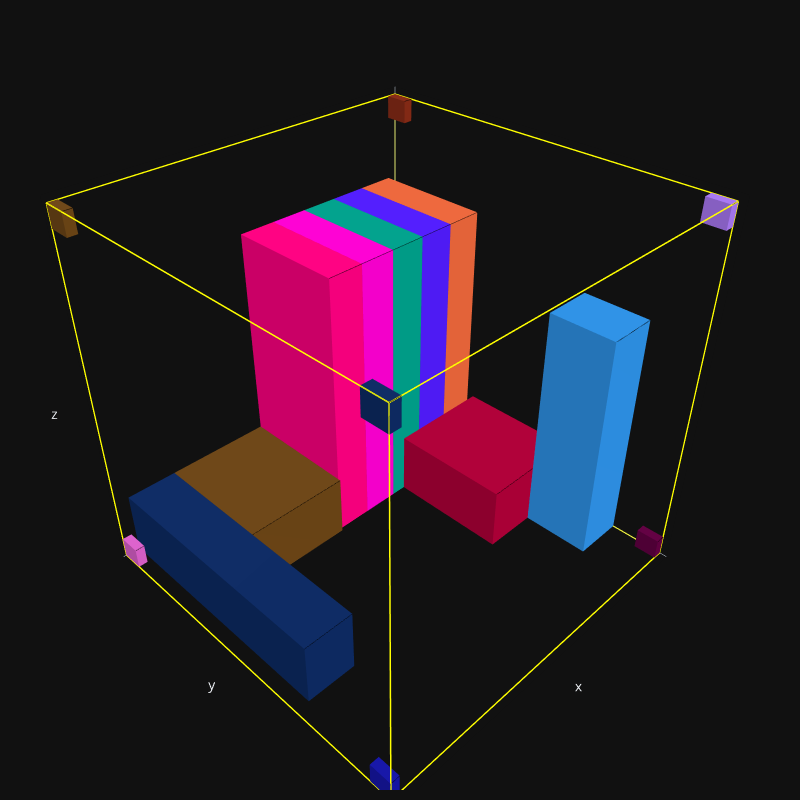

Write notebook code for a chart like this one.
### Code cell
box._plot()

### Figure 1 — Plotly figure (JSON) as saved in the notebook; plotly's stock layout.template omitted (floating-point values rounded to 4 significant figures)
{"data": [{"line": {"color": "yellow", "width": 3}, "mode": "lines", "type": "scatter3d", "x": [0, 590], "y": [0, 0], "z": [0, 0]}, {"line": {"color": "yellow", "width": 3}, "mode": "lines", "type": "scatter3d", "x": [0, 0], "y": [0, 244], "z": [0, 0]}, {"line": {"color": "yellow", "width": 3}, "mode": "lines", "type": "scatter3d", "x": [0, 0], "y": [0, 0], "z": [0, 259]}, {"line": {"color": "yellow", "width": 3}, "mode": "lines", "type": "scatter3d", "x": [590, 590], "y": [0, 244], "z": [0, 0]}, {"line": {"color": "yellow", "width": 3}, "mode": "lines", "type": "scatter3d", "x": [590, 590], "y": [0, 0], "z": [0, 259]}, {"line": {"color": "yellow", "width": 3}, "mode": "lines", "type": "scatter3d", "x": [0, 590], "y": [244, 244], "z": [0, 0]}, {"line": {"color": "yellow", "width": 3}, "mode": "lines", "type": "scatter3d", "x": [0, 0], "y": [244, 244], "z": [0, 259]}, {"line": {"color": "yellow", "width": 3}, "mode": "lines", "type": "scatter3d", "x": [590, 590], "y": [244, 244], "z": [0, 259]}, {"line": {"color": "yellow", "width": 3}, "mode": "lines", "type": "scatter3d", "x": [0, 590], "y": [0, 0], "z": [259, 259]}, {"line": {"color": "yellow", "width": 3}, "mode": "lines", "type": "scatter3d", "x": [0, 0], "y": [0, 244], "z": [259, 259]}, {"line": {"color": "yellow", "width": 3}, "mode": "lines", "type": "scatter3d", "x": [590, 590], "y": [0, 244], "z": [259, 259]}, {"line": {"color": "yellow", "width": 3}, "mode": "lines", "type": "scatter3d", "x": [0, 590], "y": [244, 244], "z": [259, 259]}, {"color": "#778AAE", "flatshading": true, "i": [1, 2, 5, 6, 1, 4, 3, 6, 1, 7, 0, 6], "j": [0, 3, 4, 7, 0, 5, 2, 7, 3, 5, 2, 4], "k": [2, 1, 6, 5, 4, 1, 6, 3, 7, 1, 6, 0], "opacity": 1, "type": "mesh3d", "x": [0, 15, 0, 15, 0, 15, 0, 15], "y": [0, 0, 15, 15, 0, 0, 15, 15], "z": [0, 0, 0, 0, 15, 15, 15, 15]}, {"line": {"color": "black", "width": 0}, "mode": "lines", "type": "scatter3d", "x": [0, 15], "y": [15, 15], "z": [15, 15]}, {"color": "#862A16", "flatshading": true, "i": [1, 2, 5, 6, 1, 4, 3, 6, 1, 7, 0, 6], "j": [0, 3, 4, 7, 0, 5, 2, 7, 3, 5, 2, 4], "k": [2, 1, 6, 5, 4, 1, 6, 3, 7, 1, 6, 0], "opacity": 1, "type": "mesh3d", "x": [0, 15, 0, 15, 0, 15, 0, 15], "y": [0, 0, 15, 15, 0, 0, 15, 15], "z": [244, 244, 244, 244, 259, 259, 259, 259]}, {"line": {"color": "black", "width": 0}, "mode": "lines", "type": "scatter3d", "x": [0, 15], "y": [15, 15], "z": [259, 259]}, {"color": "#A777F1", "flatshading": true, "i": [1, 2, 5, 6, 1, 4, 3, 6, 1, 7, 0, 6], "j": [0, 3, 4, 7, 0, 5, 2, 7, 3, 5, 2, 4], "k": [2, 1, 6, 5, 4, 1, 6, 3, 7, 1, 6, 0], "opacity": 1, "type": "mesh3d", "x": [0, 15, 0, 15, 0, 15, 0, 15], "y": [229, 229, 244, 244, 229, 229, 244, 244], "z": [244, 244, 244, 244, 259, 259, 259, 259]}, {"line": {"color": "black", "width": 0}, "mode": "lines", "type": "scatter3d", "x": [0, 15], "y": [244, 244], "z": [259, 259]}, {"color": "#620042", "flatshading": true, "i": [1, 2, 5, 6, 1, 4, 3, 6, 1, 7, 0, 6], "j": [0, 3, 4, 7, 0, 5, 2, 7, 3, 5, 2, 4], "k": [2, 1, 6, 5, 4, 1, 6, 3, 7, 1, 6, 0], "opacity": 1, "type": "mesh3d", "x": [0, 15, 0, 15, 0, 15, 0, 15], "y": [229, 229, 244, 244, 229, 229, 244, 244], "z": [0, 0, 0, 0, 15, 15, 15, 15]}, {"line": {"color": "black", "width": 0}, "mode": "lines", "type": "scatter3d", "x": [0, 15], "y": [244, 244], "z": [15, 15]}, {"color": "#1616A7", "flatshading": true, "i": [1, 2, 5, 6, 1, 4, 3, 6, 1, 7, 0, 6], "j": [0, 3, 4, 7, 0, 5, 2, 7, 3, 5, 2, 4], "k": [2, 1, 6, 5, 4, 1, 6, 3, 7, 1, 6, 0], "opacity": 1, "type": "mesh3d", "x": [575, 590, 575, 590, 575, 590, 575, 590], "y": [229, 229, 244, 244, 229, 229, 244, 244], "z": [0, 0, 0, 0, 15, 15, 15, 15]}, {"line": {"color": "black", "width": 0}, "mode": "lines", "type": "scatter3d", "x": [575, 590], "y": [244, 244], "z": [15, 15]}, {"color": "#DA60CA", "flatshading": true, "i": [1, 2, 5, 6, 1, 4, 3, 6, 1, 7, 0, 6], "j": [0, 3, 4, 7, 0, 5, 2, 7, 3, 5, 2, 4], "k": [2, 1, 6, 5, 4, 1, 6, 3, 7, 1, 6, 0], "opacity": 1, "type": "mesh3d", "x": [575, 590, 575, 590, 575, 590, 575, 590], "y": [0, 0, 15, 15, 0, 0, 15, 15], "z": [0, 0, 0, 0, 15, 15, 15, 15]}, {"line": {"color": "black", "width": 0}, "mode": "lines", "type": "scatter3d", "x": [575, 590], "y": [15, 15], "z": [15, 15]}, {"color": "#6C4516", "flatshading": true, "i": [1, 2, 5, 6, 1, 4, 3, 6, 1, 7, 0, 6], "j": [0, 3, 4, 7, 0, 5, 2, 7, 3, 5, 2, 4], "k": [2, 1, 6, 5, 4, 1, 6, 3, 7, 1, 6, 0], "opacity": 1, "type": "mesh3d", "x": [575, 590, 575, 590, 575, 590, 575, 590], "y": [0, 0, 15, 15, 0, 0, 15, 15], "z": [244, 244, 244, 244, 259, 259, 259, 259]}, {"line": {"color": "black", "width": 0}, "mode": "lines", "type": "scatter3d", "x": [575, 590], "y": [15, 15], "z": [259, 259]}, {"color": "#0D2A63", "flatshading": true, "i": [1, 2, 5, 6, 1, 4, 3, 6, 1, 7, 0, 6], "j": [0, 3, 4, 7, 0, 5, 2, 7, 3, 5, 2, 4], "k": [2, 1, 6, 5, 4, 1, 6, 3, 7, 1, 6, 0], "opacity": 1, "type": "mesh3d", "x": [575, 590, 575, 590, 575, 590, 575, 590], "y": [229, 229, 244, 244, 229, 229, 244, 244], "z": [244, 244, 244, 244, 259, 259, 259, 259]}, {"line": {"color": "black", "width": 0}, "mode": "lines", "type": "scatter3d", "x": [575, 590], "y": [244, 244], "z": [259, 259]}, {"color": "#EB663B", "flatshading": true, "i": [1, 2, 5, 6, 1, 4, 3, 6, 1, 7, 0, 6], "j": [0, 3, 4, 7, 0, 5, 2, 7, 3, 5, 2, 4], "k": [2, 1, 6, 5, 4, 1, 6, 3, 7, 1, 6, 0], "opacity": 1, "type": "mesh3d", "x": [15, 75, 15, 75, 15, 75, 15, 75], "y": [0, 0, 80, 80, 0, 0, 80, 80], "z": [0, 0, 0, 0, 200, 200, 200, 200]}, {"line": {"color": "black", "width": 0}, "mode": "lines", "type": "scatter3d", "x": [15, 75], "y": [80, 80], "z": [200, 200]}, {"color": "#511CFB", "flatshading": true, "i": [1, 2, 5, 6, 1, 4, 3, 6, 1, 7, 0, 6], "j": [0, 3, 4, 7, 0, 5, 2, 7, 3, 5, 2, 4], "k": [2, 1, 6, 5, 4, 1, 6, 3, 7, 1, 6, 0], "opacity": 1, "type": "mesh3d", "x": [75, 135, 75, 135, 75, 135, 75, 135], "y": [0, 0, 80, 80, 0, 0, 80, 80], "z": [0, 0, 0, 0, 200, 200, 200, 200]}, {"line": {"color": "black", "width": 0}, "mode": "lines", "type": "scatter3d", "x": [75, 135], "y": [80, 80], "z": [200, 200]}, {"color": "#00A08B", "flatshading": true, "i": [1, 2, 5, 6, 1, 4, 3, 6, 1, 7, 0, 6], "j": [0, 3, 4, 7, 0, 5, 2, 7, 3, 5, 2, 4], "k": [2, 1, 6, 5, 4, 1, 6, 3, 7, 1, 6, 0], "opacity": 1, "type": "mesh3d", "x": [135, 195, 135, 195, 135, 195, 135, 195], "y": [0, 0, 80, 80, 0, 0, 80, 80], "z": [0, 0, 0, 0, 200, 200, 200, 200]}, {"line": {"color": "black", "width": 0}, "mode": "lines", "type": "scatter3d", "x": [135, 195], "y": [80, 80], "z": [200, 200]}, {"color": "#FB00D1", "flatshading": true, "i": [1, 2, 5, 6, 1, 4, 3, 6, 1, 7, 0, 6], "j": [0, 3, 4, 7, 0, 5, 2, 7, 3, 5, 2, 4], "k": [2, 1, 6, 5, 4, 1, 6, 3, 7, 1, 6, 0], "opacity": 1, "type": "mesh3d", "x": [195, 255, 195, 255, 195, 255, 195, 255], "y": [0, 0, 80, 80, 0, 0, 80, 80], "z": [0, 0, 0, 0, 200, 200, 200, 200]}, {"line": {"color": "black", "width": 0}, "mode": "lines", "type": "scatter3d", "x": [195, 255], "y": [80, 80], "z": [200, 200]}, {"color": "#FC0080", "flatshading": true, "i": [1, 2, 5, 6, 1, 4, 3, 6, 1, 7, 0, 6], "j": [0, 3, 4, 7, 0, 5, 2, 7, 3, 5, 2, 4], "k": [2, 1, 6, 5, 4, 1, 6, 3, 7, 1, 6, 0], "opacity": 1, "type": "mesh3d", "x": [255, 315, 255, 315, 255, 315, 255, 315], "y": [0, 0, 80, 80, 0, 0, 80, 80], "z": [0, 0, 0, 0, 200, 200, 200, 200]}, {"line": {"color": "black", "width": 0}, "mode": "lines", "type": "scatter3d", "x": [255, 315], "y": [80, 80], "z": [200, 200]}, {"color": "#6C4516", "flatshading": true, "i": [1, 2, 5, 6, 1, 4, 3, 6, 1, 7, 0, 6], "j": [0, 3, 4, 7, 0, 5, 2, 7, 3, 5, 2, 4], "k": [2, 1, 6, 5, 4, 1, 6, 3, 7, 1, 6, 0], "opacity": 1, "type": "mesh3d", "x": [315, 485, 315, 485, 315, 485, 315, 485], "y": [0, 0, 82, 82, 0, 0, 82, 82], "z": [0, 0, 0, 0, 46, 46, 46, 46]}, {"line": {"color": "black", "width": 0}, "mode": "lines", "type": "scatter3d", "x": [315, 485], "y": [82, 82], "z": [46, 46]}, {"color": "#0D2A63", "flatshading": true, "i": [1, 2, 5, 6, 1, 4, 3, 6, 1, 7, 0, 6], "j": [0, 3, 4, 7, 0, 5, 2, 7, 3, 5, 2, 4], "k": [2, 1, 6, 5, 4, 1, 6, 3, 7, 1, 6, 0], "opacity": 1, "type": "mesh3d", "x": [485, 567, 485, 567, 485, 567, 485, 567], "y": [0, 0, 170, 170, 0, 0, 170, 170], "z": [0, 0, 0, 0, 46, 46, 46, 46]}, {"line": {"color": "black", "width": 0}, "mode": "lines", "type": "scatter3d", "x": [485, 567], "y": [170, 170], "z": [46, 46]}, {"color": "#AF0038", "flatshading": true, "i": [1, 2, 5, 6, 1, 4, 3, 6, 1, 7, 0, 6], "j": [0, 3, 4, 7, 0, 5, 2, 7, 3, 5, 2, 4], "k": [2, 1, 6, 5, 4, 1, 6, 3, 7, 1, 6, 0], "opacity": 1, "type": "mesh3d", "x": [0, 170, 0, 170, 0, 170, 0, 170], "y": [80, 80, 162, 162, 80, 80, 162, 162], "z": [0, 0, 0, 0, 46, 46, 46, 46]}, {"line": {"color": "black", "width": 0}, "mode": "lines", "type": "scatter3d", "x": [0, 170], "y": [162, 162], "z": [46, 46]}, {"color": "#2E91E5", "flatshading": true, "i": [1, 2, 5, 6, 1, 4, 3, 6, 1, 7, 0, 6], "j": [0, 3, 4, 7, 0, 5, 2, 7, 3, 5, 2, 4], "k": [2, 1, 6, 5, 4, 1, 6, 3, 7, 1, 6, 0], "opacity": 1, "type": "mesh3d", "x": [0, 82, 0, 82, 0, 82, 0, 82], "y": [162, 162, 208, 208, 162, 162, 208, 208], "z": [0, 0, 0, 0, 170, 170, 170, 170]}, {"line": {"color": "black", "width": 0}, "mode": "lines", "type": "scatter3d", "x": [0, 82], "y": [208, 208], "z": [170, 170]}], "layout": {"height": 800, "margin": {"b": 10, "l": 10, "r": 20, "t": 10}, "scene": {"aspectmode": "cube", "camera": {"center": {"x": 0, "y": 0, "z": 0}, "eye": {"x": 1.25, "y": 1.25, "z": 1.25}, "up": {"x": 0, "y": 0, "z": 1}}, "xaxis": {"nticks": 592, "range": [0, 595], "showgrid": false, "showticklabels": false}, "yaxis": {"nticks": 246, "range": [0, 249], "showgrid": false, "showticklabels": false}, "zaxis": {"nticks": 261, "range": [0, 264], "showgrid": false, "showticklabels": false}}, "showlegend": false, "width": 800}}
